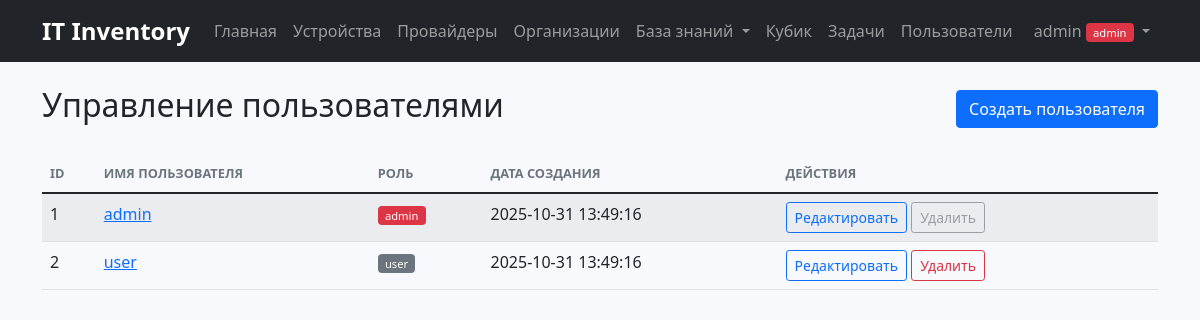
The page /users (signed in) on the database as committed earlier.
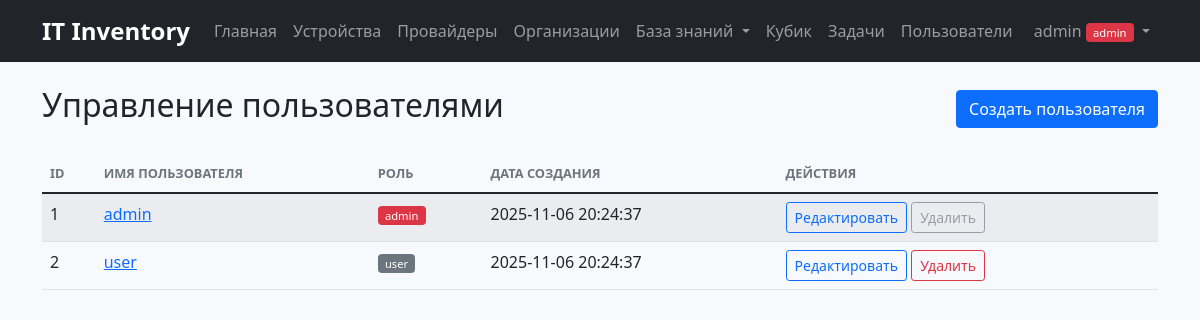
The same page on the database as committed later.
### tables this page shows
CREATE TABLE users (
            id INTEGER PRIMARY KEY AUTOINCREMENT,
            username TEXT UNIQUE NOT NULL,
            password_hash TEXT NOT NULL,
            role TEXT NOT NULL DEFAULT 'user',
            created_at TIMESTAMP DEFAULT CURRENT_TIMESTAMP
        );

### users.py (the view)
@bluprint_user_routes.route('/users')
@admin_required
def users():
    db = get_db()
    users_list = db.execute('SELECT id, username, role, created_at FROM users').fetchall()
    return render_template('users.html', users=users_list)

### database.py (called while the page is built)
def get_db():
    conn = sqlite3.connect('it_inventory.db')
    conn.row_factory = sqlite3.Row
    return conn

### requirements.py (called while the page is built)
def admin_required(f):
    @wraps(f)
    def decorated_function(*args, **kwargs):
        if not session.get('logged_in'):
            flash('Пожалуйста, войдите в систему', 'error')
            return redirect(url_for('users.login'))
        if session.get('role') != 'admin':
            flash('Недостаточно прав для выполнения этого действия', 'error')
            return redirect(url_for('index'))
        return f(*args, **kwargs)
    return decorated_function

### templates/users.html
{% extends "base.html" %}
{% block content %}
<div class="d-flex justify-content-between align-items-center mb-4">
    <h2>Управление пользователями</h2>
    <a href="{{ url_for('users.create_user') }}" class="btn btn-primary">Создать пользователя</a>
</div>
<div class="table-responsive">
    <table class="table table-striped">
        <thead>
            <tr>
                <th>ID</th>
                <th>Имя пользователя</th>
                <th>Роль</th>
                <th>Дата создания</th>
                <th>Действия</th>
            </tr>
        </thead>
        <tbody>
            {% for user in users %}
            <tr>
                <td></a>{{ user.id }}</td>
                <td><a href="{{ url_for('users.edit_user', user_id=user.id) }}">{{ user.username }}</a></td>
                <td>
                    <span class="badge bg-{% if user.role == 'admin' %}danger{% else %}secondary{% endif %}">
                        {{ user.role }}
                    </span>
                </td>
                <td>{{ user.created_at }}</td>
                <td>
                    <a href="{{ url_for('users.edit_user', user_id=user.id) }}" class="btn btn-sm btn-outline-primary">Редактировать</a>
                    {% if user.id != session.user_id %}
                        <a href="{{ url_for('users.delete_user', user_id=user.id) }}" class="btn btn-sm btn-outline-danger"
                           onclick="return confirm('Вы уверены, что хотите удалить пользователя {{ user.username }}?')">Удалить</a>
                    {% else %}
                        <button class="btn btn-sm btn-outline-secondary" disabled>Удалить</button>
                    {% endif %}
                </td>
            </tr>
            {% else %}
            <tr>
                <td colspan="5" class="text-center">Пользователи не найдены</td>
            </tr>
            {% endfor %}
        </tbody>
    </table>
</div>
{% endblock %}

Rows that differ between the two databases and show on the page:
changed users "admin": created_at "2025-10-31 13:49:16" → "2025-11-06 20:24:37"
changed users "user": created_at "2025-10-31 13:49:16" → "2025-11-06 20:24:37"
